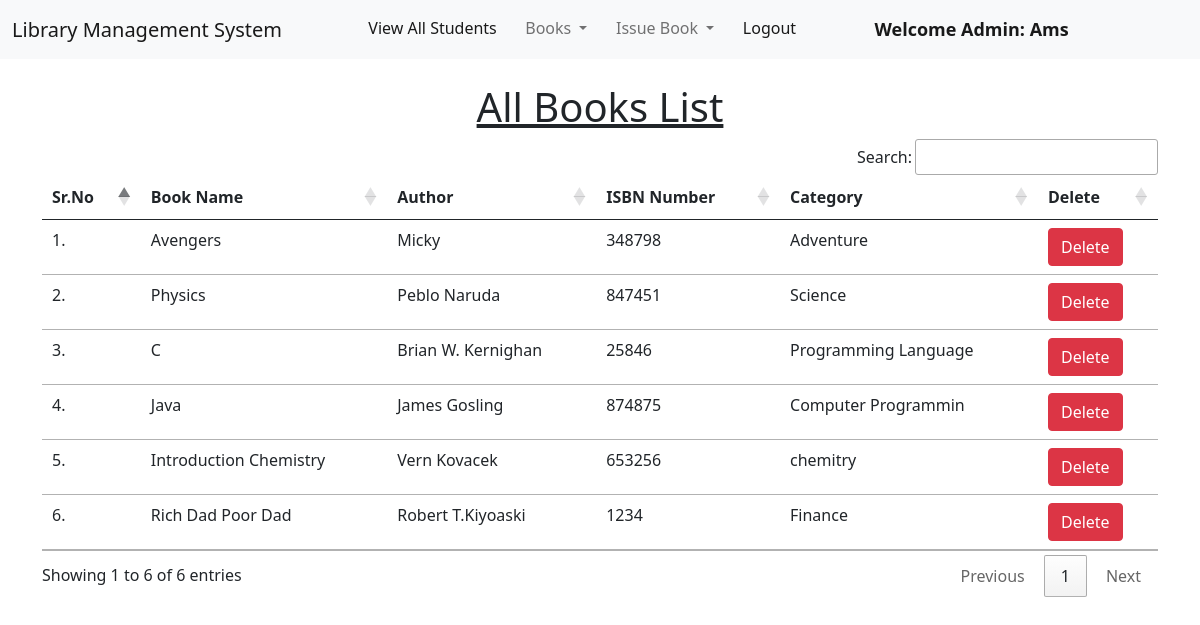
/view_books/ (signed in), run on the app's committed database.
### library/models.py (models this page shows, shortened)
class Book(models.Model):
    name = models.CharField(max_length=200)
    author = models.CharField(max_length=200)
    isbn = models.PositiveIntegerField()
    category = models.CharField(max_length=50)

### library/views.py (the view)
# urls.py: path('view_books/',views.view_books,name='view_books'),
@login_required(login_url='/admin_login')
def view_books(request):
    books = Book.objects.all()
    return render(request, "view_books.html",{'books':books})

### library/templates/view_books.html (shortened to what this page needs)
{% extends 'admin_navbar.html' %}
{% load static %}
{% block content %}
<div class="container mt-4">
    <h1 class="text-center"><u>All Books List</u></h1>
    <table class="table table-hover" id="example">
        <thead>
            <tr>
                <th>Sr.No</th>
                <th>Book Name</th>
                <th>Author</th>
                <th>ISBN Number</th>
                <th>Category</th>
                <th>Delete</th>
            </tr>
        </thead>
        <tbody>
            {% for book in books %}
            <tr>
                <td>{{forloop.counter}}.</td>
                <td>{{book.name}}</td>
                <td>{{book.author}}</td>
                <td>{{book.isbn}}</td>
                <td>{{book.category}}</td>
                <td><a href="/delete_book/{{book.id}}/" class="btn btn-danger" onclick="return confirm('Are you sure you want to delete this book?')">Delete</a></td>
            </tr>
            {% endfor %}
        </tbody>
    </table>
    </div>
{% endblock content %}

### library/templates/admin_navbar.html (shortened to what this page needs)
<!doctype html>
<html lang="en">
  <head>
    <link href="https://cdn.jsdelivr.net/npm/bootstrap@5.1.0/dist/css/bootstrap.min.css" rel="stylesheet">
    <link rel="stylesheet" href="https://cdn.datatables.net/1.10.25/css/jquery.dataTables.min.css">
    <link rel="stylesheet" href="https://cdn.datatables.net/buttons/1.7.1/css/buttons.dataTables.min.css">
  </head>
  <body>
    <nav class="navbar navbar-expand-lg navbar-light bg-light">
        <div class="container-fluid">
          <a class="navbar-brand" href="#">Library Management System</a>
          <div class="collapse navbar-collapse" id="navbarSupportedContent">
            <ul class="navbar-nav me-auto mb-2 mb-lg-0">
              <li class="nav-item">
                <a class="nav-link active" aria-current="page" href="/view_students/">View All Students</a>
              </li>
              <li class="nav-item dropdown">
                <a class="nav-link dropdown-toggle" href="#" id="navbarDropdown" role="button" data-bs-toggle="dropdown" aria-expanded="false">
                  Books
                </a>
              </li>
              <li class="nav-item dropdown">
                <a class="nav-link dropdown-toggle" href="#" id="navbarDropdown" role="button" data-bs-toggle="dropdown" aria-expanded="false">
                  Issue Book
                </a>
              </li>
              <li class="nav-item">
                <a class="nav-link active" aria-current="page" href="/logout/">Logout</a>
              </li>
              <li class="nav-item">
                <a style="font-weight:600; font-family:'Segoe UI', Tahoma, Geneva, Verdana, sans-serif; font-size: large;" class="nav-link active" href="#">Welcome Admin: {{request.user}}</a>
              </li>
            </ul>
          </div>
        </div>
      </nav>
      {% block content %}
      {% endblock content %}
  </body>
</html>

### data on the page
Book: name "Avengers", author "Micky", isbn "348798", category "Adventure"
Book: name "Physics", author "Peblo Naruda", isbn "847451", category "Science"
Book: name "C", author "Brian W. Kernighan", isbn "25846", category "Programming Language"
Book: name "Java", author "James Gosling", isbn "874875", category "Computer Programmin"
Book: name "Introduction Chemistry", author "Vern Kovacek", isbn "653256", category "chemitry"
Book: name "Rich Dad Poor Dad", author "Robert T.Kiyoaski", isbn "1234", category "Finance"

### other printed values
{{ request.user }} "Ams"
